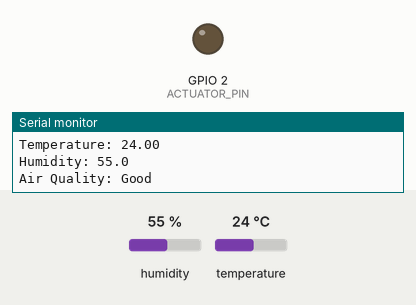
Recording of a sketch running on a simulated ESP32. Shown: output pins drawn as LEDs (lit = HIGH), the last lines printed to the serial monitor. The inputs (shaded band) are chosen by the test bench; at power-on: humidity 55 %, temperature 24 °C. WiFi joins after 1.5 s; servers stay silent unless stated; random numbers use the default seed unless the sketch sets one; no MQTT or app messages arrive unless stated.

Above: at 2.7 s.
2.8 s: humidity set to 41 %
5.2 s: humidity set to 38 %
At 7.2 s:
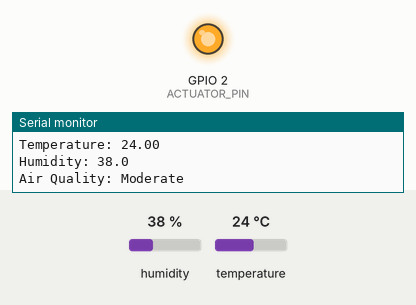
9.0 s: temperature set to 20.4 °C
10.5 s: temperature set to 19.2 °C
Timing chart, 0 to 13.5 s (numbered marks = the images above; inputs shaded):
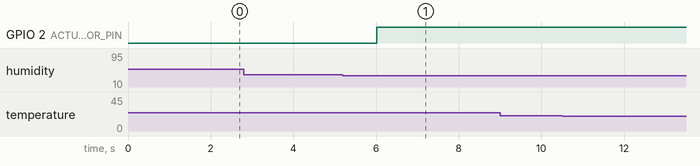

The sketch:

sketch.ino
```cpp
#include <WiFi.h>
#include <PubSubClient.h>
#include <DHTesp.h>

const int DHT_PIN = 15;
const int ACTUATOR_PIN = 2; // Pin aktuator (LED/Relay)
DHTesp dht;

const char* ssid = "Wokwi-GUEST"; // Wi-Fi SSID
const char* password = "";        // Wi-Fi password
const char* mqtt_server = "test.mosquitto.org"; // MQTT broker URL

WiFiClient espClient;
PubSubClient client(espClient);
unsigned long lastMsg = 0;
float temp = 0;
float hum = 0;

// Fungsi untuk mengkategorikan suhu
String getTemperatureCategory(float temp) {
  if (temp < 20) {
    return "Cold";
  } else if (temp >= 20 && temp <= 30) {
    return "Comfortable";
  } else {
    return "Hot";
  }
}

// Fungsi untuk mengkategorikan kelembapan
String getHumidityCategory(float hum) {
  if (hum < 40) {
    return "Dry";
  } else if (hum >= 40 && hum <= 70) {
    return "Normal";
  } else {
    return "Humid";
  }
}

// Fungsi untuk mengevaluasi kualitas udara menggunakan logika fuzzy
String evaluateAirQuality(String temperatureCategory, String humidityCategory) {
  if (temperatureCategory == "Comfortable" && humidityCategory == "Normal") {
    return "Good";
  } else if ((temperatureCategory == "Cold" && humidityCategory == "Dry") ||
             (temperatureCategory == "Hot" && humidityCategory == "Humid")) {
    return "Poor";
  } else {
    return "Moderate";
  }
}

// Fungsi untuk mengontrol aktuator
void controlActuator(String airQuality) {
  if (airQuality == "Good") {
    digitalWrite(ACTUATOR_PIN, LOW); // Matikan aktuator (contoh: LED mati)
    Serial.println("Actuator OFF: Air quality is Good.");
  } else {
    digitalWrite(ACTUATOR_PIN, HIGH); // Nyalakan aktuator (contoh: LED menyala)
    Serial.println("Actuator ON: Air quality is Poor or Moderate.");
  }
}

void setup_wifi() {
  delay(10);
  Serial.println();
  Serial.print("Connecting to ");
  Serial.println(ssid);

  WiFi.mode(WIFI_STA);
  WiFi.begin(ssid, password);

  while (WiFi.status() != WL_CONNECTED) {
    delay(500);
    Serial.print(".");
  }

  Serial.println("");
  Serial.println("WiFi connected");
  Serial.println("IP address: ");
  Serial.println(WiFi.localIP());
}

void callback(char* topic, byte* payload, unsigned int length) {
  Serial.print("Message arrived [");
  Serial.print(topic);
  Serial.print("] ");
  for (int i = 0; i < length; i++) {
    Serial.print((char)payload[i]);
  }
}

void reconnect() {
  while (!client.connected()) {
    Serial.print("Attempting MQTT connection...");
    String clientId = "ESP32Client-";
    clientId += String(random(0xffff), HEX);
    if (client.connect(clientId.c_str())) {
      Serial.println("Connected");
      client.publish("/Sister/Publish", "Welcome");
      client.subscribe("/Sister/Subscribe");
    } else {
      Serial.print("failed, rc=");
      Serial.print(client.state());
      Serial.println(" try again in 5 seconds");
      delay(5000);
    }
  }
}

void setup() {
  pinMode(ACTUATOR_PIN, OUTPUT); // Set pin aktuator sebagai output
  digitalWrite(ACTUATOR_PIN, LOW); // Pastikan aktuator mati saat awal

  Serial.begin(115200);
  setup_wifi();
  client.setServer(mqtt_server, 1883);
  client.setCallback(callback);
  dht.setup(DHT_PIN, DHTesp::DHT22);
}

void loop() {
  if (!client.connected()) {
    reconnect();
  }
  client.loop();

  unsigned long now = millis();
  if (now - lastMsg > 2000) { // Perintah publish data
    lastMsg = now;
    TempAndHumidity data = dht.getTempAndHumidity();

    String temp = String(data.temperature, 2);
    String hum = String(data.humidity, 1);

    // Mengkategorikan suhu dan kelembapan
    String temperatureCategory = getTemperatureCategory(data.temperature);
    String humidityCategory = getHumidityCategory(data.humidity);

    // Evaluasi kualitas udara menggunakan logika fuzzy
    String airQuality = evaluateAirQuality(temperatureCategory, humidityCategory);

    // Kontrol aktuator berdasarkan kualitas udara
    controlActuator(airQuality);

    // Publish suhu, kelembapan, dan kualitas udara
    client.publish("/Sister/temp", temp.c_str());
    client.publish("/Sister/hum", hum.c_str());
    client.publish("/Sister/air_quality", airQuality.c_str());  // Publish kualitas udara

    // Debug
    Serial.print("Temperature: ");
    Serial.println(temp);
    Serial.print("Humidity: ");
    Serial.println(hum);
    Serial.print("Air Quality: ");
    Serial.println(airQuality);
  }
}
```

Measured:
- the behaviour switches between 40 and 39 % on humidity (found by bisection; images 0 and 1)
- after the input at 5.2 s, GPIO 2 (ACTUATOR_PIN): LOW → HIGH after 0.81 s
